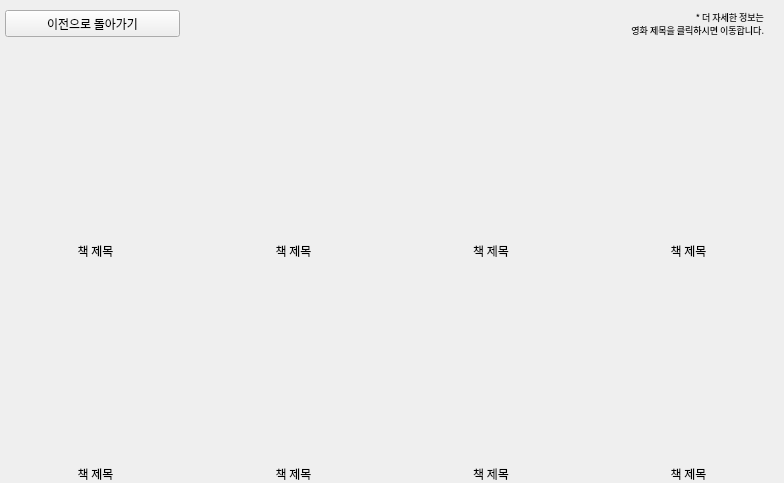
            <widget class="QWidget" name="page_5">
             <layout class="QVBoxLayout" name="verticalLayout_17">
              <property name="leftMargin">
               <number>0</number>
              </property>
              <property name="topMargin">
               <number>0</number>
              </property>
              <property name="rightMargin">
               <number>0</number>
              </property>
              <property name="bottomMargin">
               <number>0</number>
              </property>
              <item>
               <layout class="QVBoxLayout" name="verticalLayout_15" stretch="3,8,2,8,2">
                <property name="spacing">
                 <number>7</number>
                </property>
                <item>
                 <layout class="QHBoxLayout" name="horizontalLayout_23" stretch="0,0,0,0">
                  <property name="spacing">
                   <number>20</number>
                  </property>
                  <property name="leftMargin">
                   <number>5</number>
                  </property>
                  <property name="topMargin">
                   <number>10</number>
                  </property>
                  <property name="rightMargin">
                   <number>20</number>
                  </property>
                  <item>
                   <widget class="QPushButton" name="btn_back">
                    <property name="sizePolicy">
                     <sizepolicy hsizetype="Minimum" vsizetype="Preferred">
                      <horstretch>0</horstretch>
                      <verstretch>0</verstretch>
                     </sizepolicy>
                    </property>
                    <property name="font">
                     <font>
                      <family>Gmarket Sans TTF</family>
                     </font>
                    </property>
                    <property name="styleSheet">
                     <string notr="true">border-image: url(:/botton/masking_green.png);</string>
                    </property>
                    <property name="text">
                     <string>이전으로 돌아가기</string>
                    </property>
                   </widget>
                  </item>
                  <item>
                   <widget class="QWidget" name="widget_7" native="true"/>
                  </item>
                  <item>
                   <widget class="QWidget" name="widget_9" native="true"/>
                  </item>
                  <item>
                   <widget class="QLabel" name="lbl_info_2">
                    <property name="font">
                     <font>
                      <family>Gmarket Sans TTF</family>
                      <pointsize>7</pointsize>
                      <weight>50</weight>
                      <bold>false</bold>
                     </font>
                    </property>
                    <property name="styleSheet">
                     <string notr="true">ncolor: rgb(116, 116, 116);</string>
                    </property>
                    <property name="text">
                     <string>* 더 자세한 정보는 
영화 제목을 클릭하시면 이동합니다.</string>
                    </property>
                    <property name="alignment">
                     <set>Qt::AlignRight|Qt::AlignTrailing|Qt::AlignVCenter</set>
                    </property>
                    <property name="margin">
                     <number>20</number>
                    </property>
                   </widget>
                  </item>
                 </layout>
                </item>
                <item>
                 <layout class="QHBoxLayout" name="horizontalLayout_19">
                  <property name="spacing">
                   <number>80</number>
                  </property>
                  <property name="leftMargin">
                   <number>30</number>
                  </property>
                  <property name="rightMargin">
                   <number>30</number>
                  </property>
                  <item>
                   <widget class="QLabel" name="lbl_image_9">
                    <property name="sizePolicy">
                     <sizepolicy hsizetype="Minimum" vsizetype="Minimum">
                      <horstretch>0</horstretch>
                      <verstretch>0</verstretch>
                     </sizepolicy>
                    </property>
                    <property name="minimumSize">
                     <size>
                      <width>121</width>
                      <height>191</height>
                     </size>
                    </property>
                    <property name="text">
                     <string/>
                    </property>
                    <property name="alignment">
                     <set>Qt::AlignCenter</set>
                    </property>
                   </widget>
                  </item>
                  <item>
                   <widget class="QLabel" name="lbl_image_10">
                    <property name="sizePolicy">
                     <sizepolicy hsizetype="Minimum" vsizetype="Minimum">
                      <horstretch>0</horstretch>
                      <verstretch>0</verstretch>
                     </sizepolicy>
                    </property>
                    <property name="minimumSize">
                     <size>
                      <width>121</width>
                      <height>191</height>
                     </size>
                    </property>
                    <property name="text">
                     <string/>
                    </property>
                    <property name="alignment">
                     <set>Qt::AlignCenter</set>
                    </property>
                   </widget>
                  </item>
                  <item>
                   <widget class="QLabel" name="lbl_image_13">
                    <property name="sizePolicy">
                     <sizepolicy hsizetype="Minimum" vsizetype="Minimum">
                      <horstretch>0</horstretch>
                      <verstretch>0</verstretch>
                     </sizepolicy>
                    </property>
                    <property name="minimumSize">
                     <size>
                      <width>121</width>
                      <height>191</height>
                     </size>
                    </property>
                    <property name="text">
                     <string/>
                    </property>
                    <property name="alignment">
                     <set>Qt::AlignCenter</set>
                    </property>
                   </widget>
                  </item>
                  <item>
                   <widget class="QLabel" name="lbl_image_14">
                    <property name="sizePolicy">
                     <sizepolicy hsizetype="Minimum" vsizetype="Minimum">
                      <horstretch>0</horstretch>
                      <verstretch>0</verstretch>
                     </sizepolicy>
                    </property>
                    <property name="minimumSize">
                     <size>
                      <width>121</width>
                      <height>191</height>
                     </size>
                    </property>
                    <property name="text">
                     <string/>
                    </property>
                    <property name="alignment">
                     <set>Qt::AlignCenter</set>
                    </property>
                   </widget>
                  </item>
                 </layout>
                </item>
                <item>
                 <layout class="QHBoxLayout" name="horizontalLayout_21">
                  <item>
                   <widget class="QLabel" name="lbl_title_9">
                    <property name="font">
                     <font>
                      <family>Gmarket Sans TTF</family>
                     </font>
                    </property>
                    <property name="text">
                     <string>책 제목</string>
                    </property>
                    <property name="alignment">
                     <set>Qt::AlignCenter</set>
                    </property>
                   </widget>
                  </item>
                  <item>
                   <widget class="QLabel" name="lbl_title_10">
                    <property name="font">
                     <font>
                      <family>Gmarket Sans TTF</family>
                     </font>
                    </property>
                    <property name="text">
                     <string>책 제목</string>
                    </property>
                    <property name="alignment">
                     <set>Qt::AlignCenter</set>
                    </property>
                   </widget>
                  </item>
                  <item>
                   <widget class="QLabel" name="lbl_title_13">
                    <property name="font">
                     <font>
                      <family>Gmarket Sans TTF</family>
                     </font>
                    </property>
                    <property name="text">
                     <string>책 제목</string>
                    </property>
                    <property name="alignment">
                     <set>Qt::AlignCenter</set>
                    </property>
                   </widget>
                  </item>
                  <item>
                   <widget class="QLabel" name="lbl_title_14">
                    <property name="font">
                     <font>
                      <family>Gmarket Sans TTF</family>
                     </font>
                    </property>
                    <property name="text">
                     <string>책 제목</string>
                    </property>
                    <property name="alignment">
                     <set>Qt::AlignCenter</set>
                    </property>
                   </widget>
                  </item>
                 </layout>
                </item>
                <item>
                 <layout class="QHBoxLayout" name="horizontalLayout_20">
                  <property name="spacing">
                   <number>80</number>
                  </property>
                  <property name="leftMargin">
                   <number>30</number>
                  </property>
                  <property name="rightMargin">
                   <number>30</number>
                  </property>
                  <item>
                   <widget class="QLabel" name="lbl_image_11">
                    <property name="sizePolicy">
                     <sizepolicy hsizetype="Minimum" vsizetype="Minimum">
                      <horstretch>0</horstretch>
                      <verstretch>0</verstretch>
                     </sizepolicy>
                    </property>
                    <property name="minimumSize">
                     <size>
                      <width>121</width>
                      <height>191</height>
                     </size>
                    </property>
                    <property name="text">
                     <string/>
                    </property>
                    <property name="alignment">
                     <set>Qt::AlignCenter</set>
                    </property>
                   </widget>
                  </item>
                  <item>
                   <widget class="QLabel" name="lbl_image_12">
                    <property name="sizePolicy">
                     <sizepolicy hsizetype="Minimum" vsizetype="Minimum">
                      <horstretch>0</horstretch>
                      <verstretch>0</verstretch>
                     </sizepolicy>
                    </property>
                    <property name="minimumSize">
                     <size>
                      <width>121</width>
                      <height>191</height>
                     </size>
                    </property>
                    <property name="text">
                     <string/>
                    </property>
                    <property name="alignment">
                     <set>Qt::AlignCenter</set>
                    </property>
                   </widget>
                  </item>
                  <item>
                   <widget class="QLabel" name="lbl_image_15">
                    <property name="sizePolicy">
                     <sizepolicy hsizetype="Minimum" vsizetype="Minimum">
                      <horstretch>0</horstretch>
                      <verstretch>0</verstretch>
                     </sizepolicy>
                    </property>
                    <property name="minimumSize">
                     <size>
                      <width>121</width>
                      <height>191</height>
                     </size>
                    </property>
                    <property name="text">
                     <string/>
                    </property>
                    <property name="alignment">
                     <set>Qt::AlignCenter</set>
                    </property>
                   </widget>
                  </item>
                  <item>
                   <widget class="QLabel" name="lbl_image_16">
                    <property name="sizePolicy">
                     <sizepolicy hsizetype="Minimum" vsizetype="Minimum">
                      <horstretch>0</horstretch>
                      <verstretch>0</verstretch>
                     </sizepolicy>
                    </property>
                    <property name="minimumSize">
                     <size>
                      <width>121</width>
                      <height>191</height>
                     </size>
                    </property>
                    <property name="text">
                     <string/>
                    </property>
                    <property name="alignment">
                     <set>Qt::AlignCenter</set>
                    </property>
                   </widget>
                  </item>
                 </layout>
                </item>
                <item>
                 <layout class="QHBoxLayout" name="horizontalLayout_22">
                  <item>
                   <widget class="QLabel" name="lbl_title_11">
                    <property name="font">
                     <font>
                      <family>Gmarket Sans TTF</family>
                     </font>
                    </property>
                    <property name="text">
                     <string>책 제목</string>
                    </property>
                    <property name="alignment">
                     <set>Qt::AlignCenter</set>
                    </property>
                   </widget>
                  </item>
                  <item>
                   <widget class="QLabel" name="lbl_title_12">
                    <property name="font">
                     <font>
                      <family>Gmarket Sans TTF</family>
                     </font>
                    </property>
                    <property name="text">
                     <string>책 제목</string>
                    </property>
                    <property name="alignment">
                     <set>Qt::AlignCenter</set>
                    </property>
                   </widget>
                  </item>
                  <item>
                   <widget class="QLabel" name="lbl_title_15">
                    <property name="font">
                     <font>
                      <family>Gmarket Sans TTF</family>
                     </font>
                    </property>
                    <property name="text">
                     <string>책 제목</string>
                    </property>
                    <property name="alignment">
                     <set>Qt::AlignCenter</set>
                    </property>
                   </widget>
                  </item>
                  <item>
                   <widget class="QLabel" name="lbl_title_16">
                    <property name="font">
                     <font>
                      <family>Gmarket Sans TTF</family>
                     </font>
                    </property>
                    <property name="text">
                     <string>책 제목</string>
                    </property>
                    <property name="alignment">
                     <set>Qt::AlignCenter</set>
                    </property>
                   </widget>
                  </item>
                 </layout>
                </item>
               </layout>
              </item>
             </layout>
            </widget>
